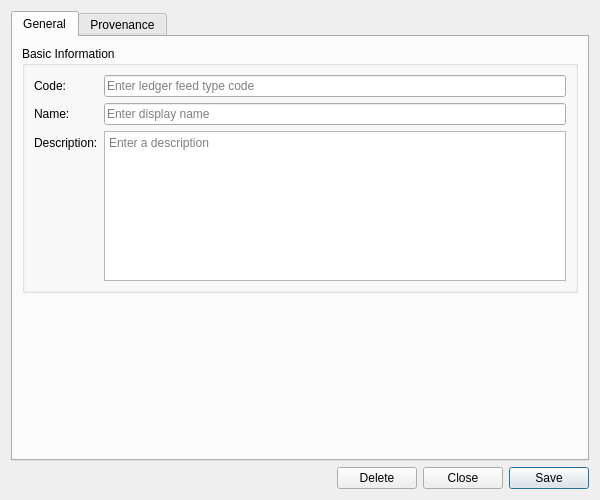
<?xml version="1.0" encoding="UTF-8"?>
<ui version="4.0">
 <class>LedgerFeedTypeDetailDialog</class>
 <widget class="QWidget" name="LedgerFeedTypeDetailDialog">
  <property name="geometry">
   <rect>
    <x>0</x>
    <y>0</y>
    <width>600</width>
    <height>500</height>
   </rect>
  </property>
  <property name="sizePolicy">
   <sizepolicy hsizetype="Preferred" vsizetype="Preferred">
    <horstretch>0</horstretch>
    <verstretch>0</verstretch>
   </sizepolicy>
  </property>
  <property name="minimumSize">
   <size>
    <width>600</width>
    <height>500</height>
   </size>
  </property>
  <property name="windowTitle">
   <string>Ledger Feed Type Details</string>
  </property>
  <layout class="QVBoxLayout" name="verticalLayout">
   <item>
    <widget class="QTabWidget" name="tabWidget">
     <property name="currentIndex"><number>0</number></property>
     <widget class="QWidget" name="generalTab">
      <attribute name="title"><string>General</string></attribute>
      <layout class="QVBoxLayout" name="generalLayout">
       <item>
        <widget class="QGroupBox" name="basicInfoGroup">
         <property name="title">
          <string>Basic Information</string>
         </property>
         <layout class="QFormLayout" name="formLayout">
          <item row="0" column="0">
           <widget class="QLabel" name="labelCode">
            <property name="text">
             <string>Code:</string>
            </property>
           </widget>
          </item>
          <item row="0" column="1">
           <widget class="QLineEdit" name="codeEdit">
            <property name="placeholderText">
             <string>Enter ledger feed type code</string>
            </property>
            <property name="readOnly">
             <bool>true</bool>
            </property>
           </widget>
          </item>
          <item row="1" column="0">
           <widget class="QLabel" name="labelName">
            <property name="text">
             <string>Name:</string>
            </property>
           </widget>
          </item>
          <item row="1" column="1">
           <widget class="QLineEdit" name="nameEdit">
            <property name="placeholderText">
             <string>Enter display name</string>
            </property>
           </widget>
          </item>
          <item row="2" column="0">
           <widget class="QLabel" name="labelDescription">
            <property name="text">
             <string>Description:</string>
            </property>
           </widget>
          </item>
          <item row="2" column="1">
           <widget class="QPlainTextEdit" name="descriptionEdit">
            <property name="minimumSize">
             <size>
              <width>0</width>
              <height>80</height>
             </size>
            </property>
            <property name="maximumSize">
             <size>
              <width>16777215</width>
              <height>150</height>
             </size>
            </property>
            <property name="placeholderText">
             <string>Enter a description</string>
            </property>
           </widget>
          </item>
         </layout>
        </widget>
       </item>
       <item>
        <spacer name="verticalSpacer">
         <property name="orientation">
          <enum>Qt::Vertical</enum>
         </property>
         <property name="sizeHint" stdset="0">
          <size>
           <width>20</width>
           <height>40</height>
          </size>
         </property>
        </spacer>
       </item>
      </layout>
     </widget>
     <widget class="QWidget" name="provenanceTab">
      <attribute name="title"><string>Provenance</string></attribute>
      <layout class="QVBoxLayout" name="provenanceTabLayout">
       <item>
        <widget class="ores::qt::ProvenanceWidget" name="provenanceWidget" native="true"/>
       </item>
      </layout>
     </widget>
    </widget>
   </item>
   <item>
    <layout class="QHBoxLayout" name="buttonLayout">
     <item>
      <spacer name="horizontalSpacer">
       <property name="orientation">
        <enum>Qt::Horizontal</enum>
       </property>
       <property name="sizeHint" stdset="0">
        <size>
         <width>40</width>
         <height>20</height>
        </size>
       </property>
      </spacer>
     </item>
     <item>
      <widget class="QPushButton" name="deleteButton">
       <property name="text">
        <string>Delete</string>
       </property>
      </widget>
     </item>
     <item>
      <widget class="QPushButton" name="closeButton">
       <property name="text">
        <string>Close</string>
       </property>
      </widget>
     </item>
     <item>
      <widget class="QPushButton" name="saveButton">
       <property name="text">
        <string>Save</string>
       </property>
       <property name="default">
        <bool>true</bool>
       </property>
      </widget>
     </item>
    </layout>
   </item>
  </layout>
 </widget>
 <customwidgets>
  <customwidget>
   <class>ores::qt::ProvenanceWidget</class>
   <extends>QWidget</extends>
   <header>ores.qt/ProvenanceWidget.hpp</header>
  </customwidget>
 </customwidgets>
 <resources/>
 <connections/>
</ui>
